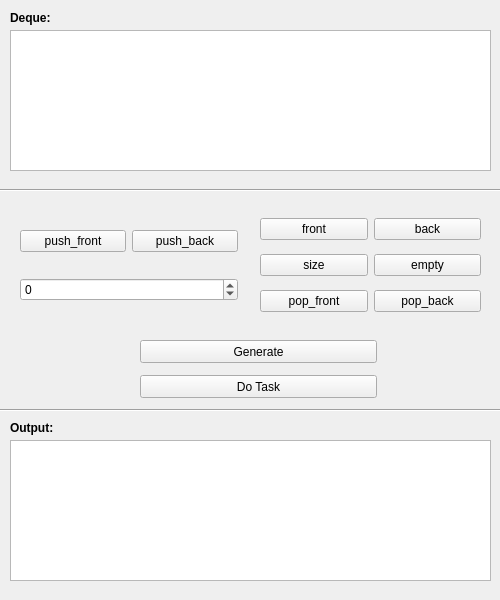
<?xml version="1.0" encoding="UTF-8"?>
<ui version="4.0">
 <class>MainWindow</class>
 <widget class="QMainWindow" name="MainWindow">
  <property name="geometry">
   <rect>
    <x>0</x>
    <y>0</y>
    <width>500</width>
    <height>600</height>
   </rect>
  </property>
  <property name="windowTitle">
   <string>Deque App</string>
  </property>
  <property name="windowIcon">
   <iconset theme="mail-send-receive"/>
  </property>
  <widget class="QWidget" name="centralwidget">
   <widget class="QPlainTextEdit" name="plainTextEditDeque">
    <property name="geometry">
     <rect>
      <x>10</x>
      <y>30</y>
      <width>481</width>
      <height>141</height>
     </rect>
    </property>
    <property name="readOnly">
     <bool>true</bool>
    </property>
   </widget>
   <widget class="QLabel" name="labelDequeInfo">
    <property name="geometry">
     <rect>
      <x>10</x>
      <y>10</y>
      <width>58</width>
      <height>15</height>
     </rect>
    </property>
    <property name="font">
     <font>
      <bold>true</bold>
     </font>
    </property>
    <property name="text">
     <string>Deque:</string>
    </property>
   </widget>
   <widget class="QLabel" name="labelOutputInfo">
    <property name="geometry">
     <rect>
      <x>10</x>
      <y>420</y>
      <width>58</width>
      <height>15</height>
     </rect>
    </property>
    <property name="font">
     <font>
      <bold>true</bold>
     </font>
    </property>
    <property name="text">
     <string>Output:</string>
    </property>
   </widget>
   <widget class="QWidget" name="gridLayoutWidget">
    <property name="geometry">
     <rect>
      <x>260</x>
      <y>210</y>
      <width>221</width>
      <height>111</height>
     </rect>
    </property>
    <layout class="QGridLayout" name="gridLayout">
     <item row="1" column="1">
      <widget class="QPushButton" name="pushButtonEmpty">
       <property name="text">
        <string>empty</string>
       </property>
      </widget>
     </item>
     <item row="1" column="0">
      <widget class="QPushButton" name="pushButtonSize">
       <property name="text">
        <string>size</string>
       </property>
      </widget>
     </item>
     <item row="2" column="1">
      <widget class="QPushButton" name="pushButtonPopBack">
       <property name="text">
        <string>pop_back</string>
       </property>
      </widget>
     </item>
     <item row="2" column="0">
      <widget class="QPushButton" name="pushButtonPopFront">
       <property name="text">
        <string>pop_front</string>
       </property>
      </widget>
     </item>
     <item row="0" column="0">
      <widget class="QPushButton" name="pushButtonFront">
       <property name="text">
        <string>front</string>
       </property>
      </widget>
     </item>
     <item row="0" column="1">
      <widget class="QPushButton" name="pushButtonBack">
       <property name="text">
        <string>back</string>
       </property>
      </widget>
     </item>
    </layout>
   </widget>
   <widget class="Line" name="line">
    <property name="geometry">
     <rect>
      <x>-30</x>
      <y>180</y>
      <width>561</width>
      <height>20</height>
     </rect>
    </property>
    <property name="orientation">
     <enum>Qt::Horizontal</enum>
    </property>
   </widget>
   <widget class="QPlainTextEdit" name="plainTextEditOutput">
    <property name="geometry">
     <rect>
      <x>10</x>
      <y>440</y>
      <width>481</width>
      <height>141</height>
     </rect>
    </property>
    <property name="readOnly">
     <bool>true</bool>
    </property>
   </widget>
   <widget class="Line" name="line_2">
    <property name="geometry">
     <rect>
      <x>-20</x>
      <y>400</y>
      <width>561</width>
      <height>20</height>
     </rect>
    </property>
    <property name="orientation">
     <enum>Qt::Horizontal</enum>
    </property>
   </widget>
   <widget class="QPushButton" name="pushButtonGenerate">
    <property name="geometry">
     <rect>
      <x>140</x>
      <y>340</y>
      <width>237</width>
      <height>23</height>
     </rect>
    </property>
    <property name="text">
     <string>Generate</string>
    </property>
   </widget>
   <widget class="QWidget" name="verticalLayoutWidget">
    <property name="geometry">
     <rect>
      <x>20</x>
      <y>210</y>
      <width>218</width>
      <height>111</height>
     </rect>
    </property>
    <layout class="QVBoxLayout" name="verticalLayout_2">
     <item>
      <layout class="QHBoxLayout" name="horizontalLayout_2">
       <item>
        <widget class="QPushButton" name="pushButtonPushFront">
         <property name="text">
          <string>push_front</string>
         </property>
        </widget>
       </item>
       <item>
        <widget class="QPushButton" name="pushButtonPushBack">
         <property name="text">
          <string>push_back</string>
         </property>
        </widget>
       </item>
      </layout>
     </item>
     <item>
      <widget class="QSpinBox" name="spinBoxElement">
       <property name="minimum">
        <number>-99</number>
       </property>
       <property name="maximum">
        <number>99</number>
       </property>
      </widget>
     </item>
    </layout>
   </widget>
   <widget class="QPushButton" name="pushButtonDoTask">
    <property name="geometry">
     <rect>
      <x>140</x>
      <y>375</y>
      <width>237</width>
      <height>23</height>
     </rect>
    </property>
    <property name="text">
     <string>Do Task</string>
    </property>
   </widget>
  </widget>
 </widget>
 <resources/>
 <connections/>
</ui>
